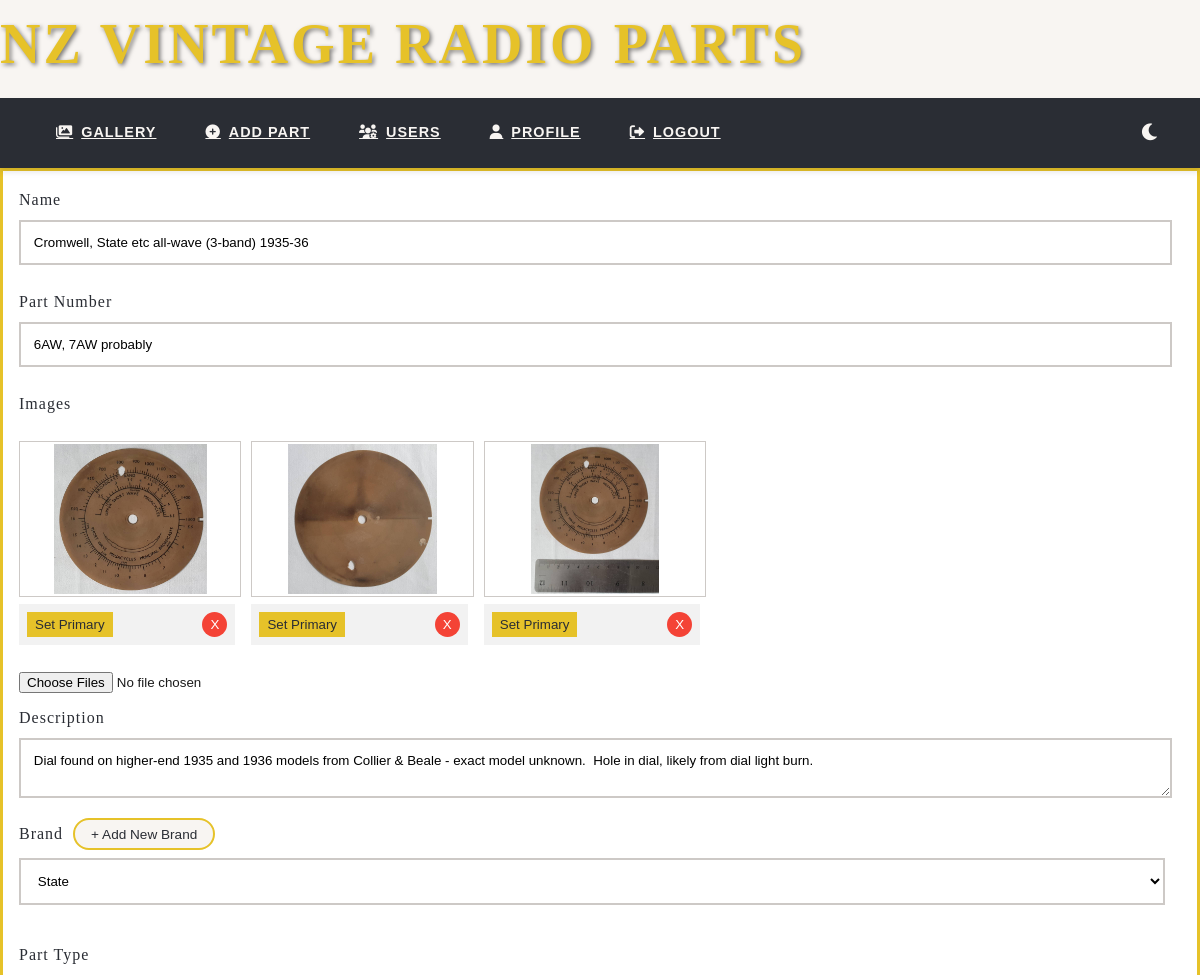
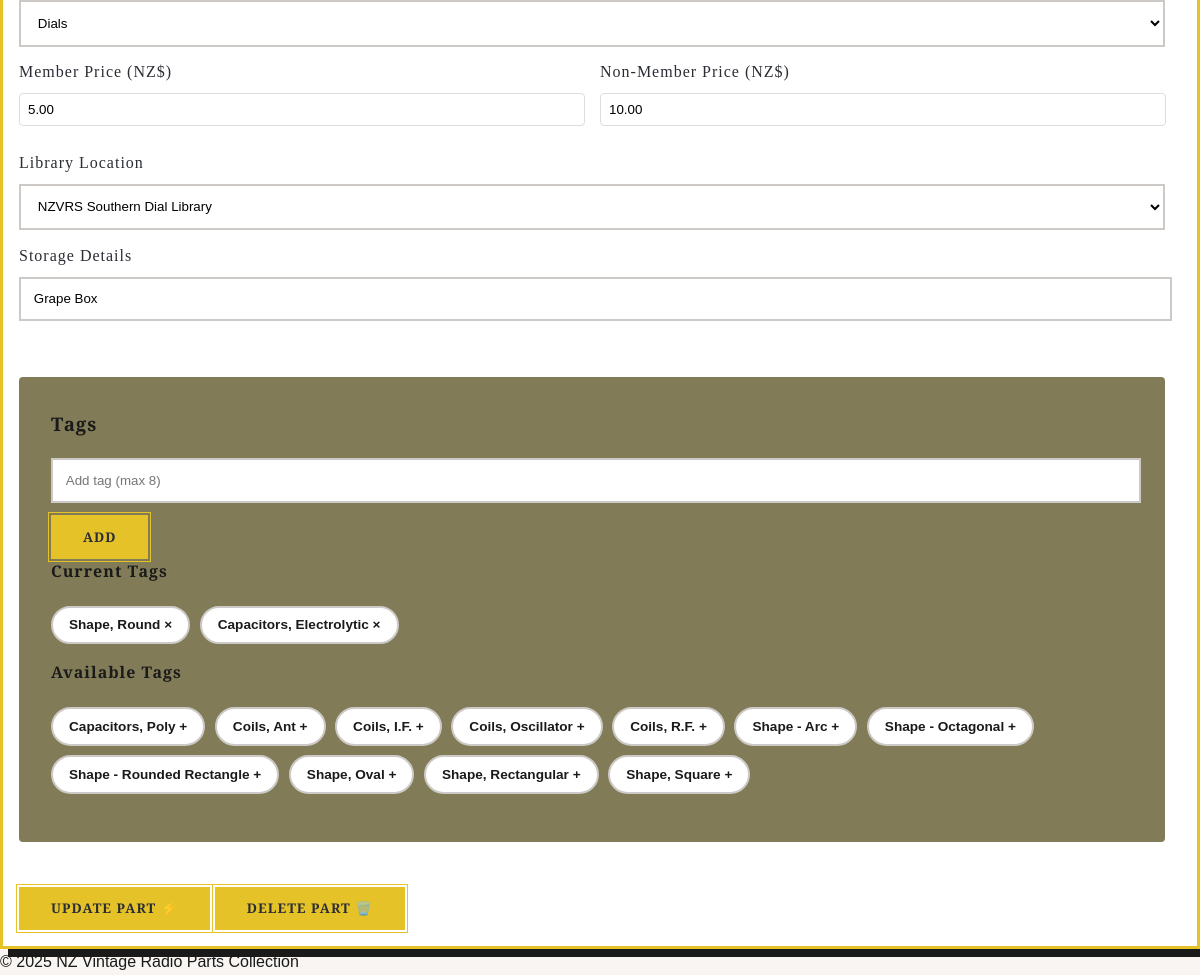
Page /parts/1/edit (signed in) on the committed database (2 pictures, top to bottom).
### app/models.py (models this page shows, shortened)
class Part(db.Model):
    __tablename__ = 'Part'
    id = db.Column(db.Integer, primary_key=True)
    name = db.Column(db.String(100), nullable=False)  # "Dial", "Valve"
    description = db.Column(db.String(1024))
    part_number = db.Column(db.String(30))
    quantity = db.Column(db.Integer, default=1)
    price_member = db.Column(db.Float)  # Price for members
    price_non_member = db.Column(db.Float)  # Price for non-members
    storage_details = db.Column(db.String(200))  # Storage details
    created_at = db.Column(db.DateTime, default=lambda: datetime.now(timezone.utc))
    brand_id = db.Column(db.Integer, db.ForeignKey('Brand.id'))
    location_id = db.Column(db.Integer, db.ForeignKey('Location.id'))
    part_type_id = db.Column(db.Integer, db.ForeignKey('PartType.id'))
    brand = db.relationship('Brand', back_populates='parts')
    location = db.relationship('Location', back_populates='parts')
    images = db.relationship('Image', back_populates='part', cascade='all, delete-orphan')
    tags = db.relationship('Tag', secondary=part_tags, back_populates='parts')
    part_type = db.relationship('PartType')

class Image(db.Model):
    __tablename__ = 'Image'
    id = db.Column(db.Integer, primary_key=True, autoincrement=True)
    filename = db.Column(db.String(100), nullable=False)
    description = db.Column(db.String(500))
    is_primary = db.Column(db.Boolean, default=False)
    sort_order = db.Column(db.Integer, default=0)
    created_at = db.Column(db.DateTime,
                           default=lambda: datetime.now(timezone.utc))
    location_id = db.Column(db.Integer, db.ForeignKey('Location.id'))
    part_id = db.Column(db.Integer, db.ForeignKey('Part.id'))
    location = db.relationship('Location', back_populates='images')
    part = db.relationship('Part', back_populates='images')

class Brand(db.Model):
    __tablename__ = 'Brand'
    id = db.Column(db.Integer, primary_key=True)
    name = db.Column(db.String(50), unique=True, nullable=False)  # "Philips"
    alias = db.Column(db.String(50), unique=True)  # "philips"
    description = db.Column(db.Text(500))
    logo_filename = db.Column(db.String(100))
    website = db.Column(db.String(200))
    parts = db.relationship('Part', back_populates='brand')

class PartType(db.Model):
    __tablename__ = 'PartType'
    id = db.Column(db.Integer, primary_key=True)
    name = db.Column(db.String(50), unique=True, nullable=False)  # "Tube"
    description = db.Column(db.String(1024))  # "Vacuum tubes/valves for amplification"
    slug = db.Column(db.String(50), unique=True)

class Location(db.Model):
    __tablename__ = 'Location'
    id = db.Column(db.Integer, primary_key=True)
    name = db.Column(db.String(50), unique=True)
    city = db.Column(db.String(50))
    details = db.Column(db.String(200))
    librarian_email = db.Column(db.String(120))
    address = db.Column(db.String(120))
    parts = db.relationship('Part', back_populates='location')
    images = db.relationship('Image', back_populates='location')

class Tag(db.Model):
    __tablename__ = 'Tag'
    id = db.Column(db.Integer, primary_key=True, autoincrement=True)
    name = db.Column(db.String(100), nullable=False, unique=True)
    description = db.Column(db.String(255))
    slug = db.Column(db.String(100), nullable=False, unique=True, index=True)
    parts = db.relationship('Part', secondary=part_tags, back_populates='tags')

### app/blueprints/parts.py (the view, shortened to what this page needs)
@bp.route('/add', methods=['GET', 'POST'])
@bp.route('/<int:part_id>/edit', methods=['GET', 'POST'])
@admin_required
def manage_part(part_id=None):
    part = Part.query.get(part_id) if part_id else None
    brands = Brand.query.order_by(Brand.name).all()
    part_types = PartType.query.order_by(PartType.name).all()
    locations = Location.query.order_by(Location.name).all()
    all_tags = Tag.query.order_by(Tag.name).all()
    return render_template('manage_part.html',
                           part=part,
                           brands=brands,
                           part_types=part_types,
                           locations=locations,
                           all_tags=all_tags)

### app/blueprints/parts.py (called while the page is built)
@bp.context_processor
def inject_now():
    return {'current_year': datetime.now().year}

### app/models.py (called while the page is built)
    @property
    def is_active(self):
        return bool(self.account_active)

    @property
    def is_admin(self):
        return self.role in ['admin', 'superadmin']

### app/utils/helpers.py (called while the page is built)
def admin_required(f):
    @wraps(f)
    def decorated_function(*args, **kwargs):
        if not current_user.is_authenticated or not current_user.is_admin:
            abort(403)
        return f(*args, **kwargs)
    return decorated_function

### app/templates/manage_part.html (shortened to what this page needs)
{% extends 'layout.html' %}
{% block content %}
<form id="part-form" class="art-deco-form" method="POST" enctype="multipart/form-data" data-upload-url="{{ url_for('parts.upload_images') }}">
    <div class="form-group">
        <label for="name">Name</label>
        <input type="text" id="name" name="name"
               maxlength="100" placeholder="" value="{{ part.name if part }}">
    </div>
    <div class="form-group">
        <label for="part_number">Part Number</label>
        <input type="text" id="part_number" name="part_number"
               maxlength="30" placeholder="if known, e.g. R6301" value="{{ part.part_number if part }}">
    </div>
    <div class="image-manager-section">
        <label for="images">Images</label>
        <div id="all-images-container" class="sortable-grid">
            {% if part %}
                {% for image in part.images|sort(attribute='sort_order') %}
                <div class="image-tile" data-image-id="{{ image.id }}">
                    <img src="{{ url_for('static', filename='images/' + image.filename) }}"
                         class="thumbnail" alt="{{ image.filename }}">
                    <div class="image-controls">
                        <button class="set-primary {% if image.is_primary %}active{% endif %}"
                                data-image-id="{{ image.id }}">
                            {{ '★ Primary' if image.is_primary else 'Set Primary' }}
                        </button>
                        <button class="delete-image" data-image-id="{{ image.id }}">X</button>
                    </div>
                </div>
                {% endfor %}
            {% endif %}
        </div>
        <div class="filepond-upload-zone">
            <input type="file" class="filepond" name="file" multiple>
        </div>
    </div>
    <label for="description">Description</label>
    <textarea name="description" maxlength="1024" placeholder="Description">
        {{- part.description if part -}}
    </textarea>
    <div class="form-group">
        <div style="display: flex; align-items: center; gap: 10px; margin-bottom: 0.5rem;">
            <label for="brand" style="margin-bottom: 0;">Brand</label>
            <button type="button" id="add-brand-btn" class="tag available-tag" style="margin: 0;">
                <span class="add-tag">+</span> Add New Brand
            </button>
        </div>
        <select name="brand_id" id="brand">
            {% for brand in brands %}
            <option value="{{ brand.id }}" {% if part and part.brand_id == brand.id %}selected{% endif %}>
                {{ brand.name }}
            </option>
            {% endfor %}
        </select>
    </div>
    <label for="part_type">Part Type</label>
    <select name="part_type_id" required>
        {% for type in part_types %}
        <option value="{{ type.id }}" {% if part and part.part_type_id == type.id %}selected{% endif %}>
            {{ type.name }}
        </option>
        {% endfor %}
    </select>
    <div class="form-row">
        <div class="form-group">
            <label for="price_member">Member Price (NZ$)</label>
            <input type="number" id="price_member" name="price_member"
                   step="0.01" min="0"
                   value="{{ "%.2f"|format(part.price_member) if part and part.price_member else '' }}">
        </div>
        <div class="form-group">
            <label for="price_non_member">Non-Member Price (NZ$)</label>
            <input type="number" id="price_non_member" name="price_non_member"
                   step="0.01" min="0"
                   value="{{ "%.2f"|format(part.price_non_member) if part and part.price_non_member else '' }}">
        </div>
    </div>
    <label for="location">Library Location</label>
    <select name="location_id" id="location_id" required>
        {% for location in locations %}
        <option value="{{ location.id }}" {% if part and part.location_id == location.id %}selected{% endif %}>
            {{ location.name }}
        </option>
        {% endfor %}
    </select>
    <div class="form-row">
        <div class="form-group">
            <label for="storage_details">Storage Details</label>
            <input type="text" id="storage_details" name="storage_details" maxlength="200"
                   placeholder="e.g. 'Box 3A, Bottom Shelf' or 'Cabinet 2, Drawer 5'"
                   value="{{ part.storage_details if part }}">
        </div>
    </div>
    <div class="tag-manager">
        <h3>Tags</h3>
        <div class="tag-input-group">
            <input type="text" id="tag-input" placeholder="Add tag (max 8)" maxlength="100"
                   aria-label="Add new tag">
            <button type="button" id="add-tag-btn" class="vintage-button small-button">
                <span class="button-text">Add</span>
            </button>
        </div>
        <div class="tag-section">
            <h4>Current Tags</h4>
            <div id="selected-tags" class="tag-cloud">
            </div>
        </div>
        <div class="tag-section">
            <h4>Available Tags</h4>
            <div id="existing-tags" class="tag-cloud">
                {% for tag in all_tags %}
                    {% if not part or tag not in part.tags %}
                    <span class="tag available-tag" data-tag-name="{{ tag.name }}">
                        {{ tag.name }}
                        <span class="add-tag" aria-hidden="true">+</span>
                    </span>
                    {% endif %}
                {% endfor %}
            </div>
        </div>
    </div>
    <div class="form-footer">
        <button type="submit" class="vintage-button" id="submit-button">
            <span class="button-text">
                {% if part %}Update{% else %}Add New{% endif %} Part
            </span>
            <span class="button-icon">⚡</span>
        </button>
        {% if part %}
        <button type="button" id="delete-part" class="vintage-button delete-button">
            <span class="button-text">Delete Part</span>
            <span class="button-icon">🗑️</span>
        </button>
        {% endif %}
    </div>
</form>
{% block scripts %}
<link href="https://unpkg.com/filepond/dist/filepond.min.css" rel="stylesheet">
<link href="https://unpkg.com/filepond-plugin-image-preview/dist/filepond-plugin-image-preview.min.css" rel="stylesheet">
{% endblock %}
{% endblock %}

### app/static/css/style.css (style rules this page uses)
:root { --primary: #e6c229; --secondary: #2a2d34; --sorta-dark: #817b57; --accent: #927d0a; --light: #f8f5f2; --semi-light: #cdc9c6; --dark: #1a1a1a; --success: #4caf50; --warning: #ff9800; --error: #f44336; --bg-color: var(--light); --text-color: var(--dark); --card-bg: white; --nav-bg: var(--secondary); --nav-text: var(--light); --shadow-sm: 0 1px 3px rgba(0, 0, 0, 0.12); --shadow-md: 0 4px 6px rgba(0, 0, 0, 0.1); --shadow-lg: 0 10px 15px rgba(0, 0, 0, 0.1); --shadow-xl: 0 20px 25px rgba(0, 0, 0, 0.1); --shadow-primary: 0 4px 12px rgba(230, 194, 41, 0.2); --font-main: 'Federo', sans-serif; --font-display: 'Playfair Display', serif; --radio-dial: linear-gradient(135deg, transparent 50%, var(--primary) 50%); }
body { font-family: var(--font-main); background: var(--bg-color); color: var(--text-color); line-height: 1.6; margin: 0; position: relative; transition: background-color 0.3s ease, color 0.3s ease; }
body::before { content: ""; position: fixed; top: 0; left: 0; right: 0; height: 8px; z-index: 100; }
h1, h2, h3, h4 { font-family: var(--font-display); margin-top: 0; letter-spacing: 1px; color: var(--text-color); }
.art-deco-form { background: var(--card-bg); padding: 1rem 2rem 1rem 1rem; border: 3px solid var(--primary); box-shadow: 8px 8px 0 var(--dark); }
.art-deco-form .form-group { margin-bottom: 1.5rem; position: relative; }
.art-deco-form label { display: block; font-family: var(--font-display); color: var(--secondary); margin-bottom: 0.5rem; letter-spacing: 1px; }
.art-deco-form input[type="text"], .art-deco-form textarea, .art-deco-form select { width: 98%; padding: 0.8rem; background: white; border: 2px solid var(--semi-light); font-family: var(--font-main); transition: all 0.3s cubic-bezier(0.25, 0.46, 0.45, 0.94); }
.art-deco-form textarea, .art-deco-form select { margin-bottom: 0.8rem; }
.art-deco-form select { width: 100%; }
.vintage-button { background: var(--primary); color: var(--secondary); padding: 0.8rem 2rem; border: none; font-family: var(--font-display); font-weight: 700; letter-spacing: 1px; text-transform: uppercase; position: relative; margin-top: 0.8rem; transition: all 0.3s cubic-bezier(0.25, 0.46, 0.45, 0.94); border-radius: 0; }
.vintage-button::before { content: ""; position: absolute; top: -3px; left: -3px; right: -3px; bottom: -3px; border: 1px solid var(--primary); transition: inherit; }
.sortable-grid { display: grid; grid-template-columns: repeat(auto-fill, minmax(180px, 1fr)); gap: 1rem; margin: 1.5rem 0; }
.image-controls { display: flex; justify-content: space-between; padding: 0.5rem; background: rgba(0,0,0,0.05); }
.image-tile { position: relative; width: 100%; margin: 0; }
.image-tile img { width: 100%; height: 150px; object-fit: contain; background: white; border: 1px solid var(--semi-light); }
.delete-image { background: var(--error); color: white; border: none; border-radius: 50%; width: 25px; height: 25px; cursor: pointer; display: flex; align-items: center; justify-content: center; }
.form-row { display: flex; gap: 1rem; }
.form-group { flex: 1; }
input[type="number"] { width: 97%; padding: 0.5rem; border: 1px solid #ddd; border-radius: 4px; }
.set-primary { background: var(--primary); color: var(--secondary); border: none; padding: 0.25rem 0.5rem; cursor: pointer; }
.thumbnail { width: 80px; height: 80px; object-fit: cover; cursor: pointer; border: 2px solid var(--semi-light); transition: all 0.2s cubic-bezier(0.25, 0.46, 0.45, 0.94); background: var(--card-bg); padding: 2px; }
.tag { padding: 0.4rem 1rem; background: var(--light); color: var(--secondary); border-radius: 50px; text-decoration: none; font-size: 0.85rem; border: 2px solid var(--primary); transition: all 0.3s; }
.tag-cloud { display: flex; flex-wrap: wrap; gap: 0.6rem; margin: 1rem 0; }
.tag-cloud .tag { display: inline-block; padding: 0.4rem 1rem; background: var(--card-bg); color: var(--text-color); border-radius: 50px; text-decoration: none; font-size: 0.85rem; font-weight: 600; border: 2px solid var(--semi-light); transition: all 0.3s cubic-bezier(0.25, 0.46, 0.45, 0.94); cursor: pointer; }
.tag-manager { background: var(--sorta-dark); padding: 2rem; margin: 2rem 0; border-radius: 4px; }

### rows in the picture
Part: name "Cromwell, State etc all-wave (3-band) 1935-36", part_number "6AW, 7AW probably", description "Dial found on higher-end 1935 and 1936 models from Collier & Beale - exact model unknown. Hole in dial, likely from dial light burn.", brand_id "State", part_type_id "Dials", price_member "5.00", price_non_member "10.00", location_id "NZVRS Southern Dial Library", storage_details "Grape Box"
Image: filename (picture), is_primary "Set Primary"
Image: filename (picture), is_primary "Set Primary"
Image: filename (picture), is_primary "Set Primary"
Tag: name "Capacitors, Poly"
Tag: name "Coils, Ant"
Tag: name "Coils, I.F."
Tag: name "Coils, Oscillator"
Tag: name "Coils, R.F."
Tag: name "Shape - Arc"
Tag: name "Shape - Octagonal"
Tag: name "Shape - Rounded Rectangle"
Tag: name "Shape, Oval"
Tag: name "Shape, Rectangular"
Tag: name "Shape, Square"
